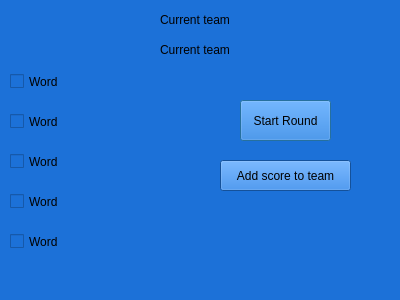
<?xml version="1.0" encoding="UTF-8"?>
<ui version="4.0">
 <class>Game</class>
 <widget class="QDialog" name="Game">
  <property name="geometry">
   <rect>
    <x>0</x>
    <y>0</y>
    <width>400</width>
    <height>300</height>
   </rect>
  </property>
  <property name="windowTitle">
   <string>ALIAS</string>
  </property>
  <property name="styleSheet">
   <string notr="true">background-color: rgb(28, 113, 216);</string>
  </property>
  <widget class="QLabel" name="curr_team">
   <property name="geometry">
    <rect>
     <x>160</x>
     <y>40</y>
     <width>111</width>
     <height>20</height>
    </rect>
   </property>
   <property name="text">
    <string>Current team</string>
   </property>
  </widget>
  <widget class="QCheckBox" name="checkBox_2">
   <property name="geometry">
    <rect>
     <x>10</x>
     <y>70</y>
     <width>141</width>
     <height>23</height>
    </rect>
   </property>
   <property name="cursor">
    <cursorShape>PointingHandCursor</cursorShape>
   </property>
   <property name="text">
    <string>Word</string>
   </property>
  </widget>
  <widget class="QCheckBox" name="checkBox_3">
   <property name="geometry">
    <rect>
     <x>10</x>
     <y>110</y>
     <width>141</width>
     <height>23</height>
    </rect>
   </property>
   <property name="cursor">
    <cursorShape>PointingHandCursor</cursorShape>
   </property>
   <property name="text">
    <string>Word</string>
   </property>
  </widget>
  <widget class="QCheckBox" name="checkBox_1">
   <property name="geometry">
    <rect>
     <x>10</x>
     <y>150</y>
     <width>151</width>
     <height>23</height>
    </rect>
   </property>
   <property name="cursor">
    <cursorShape>PointingHandCursor</cursorShape>
   </property>
   <property name="text">
    <string>Word</string>
   </property>
  </widget>
  <widget class="QCheckBox" name="checkBox_4">
   <property name="geometry">
    <rect>
     <x>10</x>
     <y>190</y>
     <width>151</width>
     <height>23</height>
    </rect>
   </property>
   <property name="cursor">
    <cursorShape>PointingHandCursor</cursorShape>
   </property>
   <property name="text">
    <string>Word</string>
   </property>
  </widget>
  <widget class="QCheckBox" name="checkBox_5">
   <property name="geometry">
    <rect>
     <x>10</x>
     <y>230</y>
     <width>151</width>
     <height>23</height>
    </rect>
   </property>
   <property name="cursor">
    <cursorShape>PointingHandCursor</cursorShape>
   </property>
   <property name="text">
    <string>Word</string>
   </property>
  </widget>
  <widget class="QPushButton" name="pushButton">
   <property name="geometry">
    <rect>
     <x>240</x>
     <y>100</y>
     <width>91</width>
     <height>41</height>
    </rect>
   </property>
   <property name="cursor">
    <cursorShape>PointingHandCursor</cursorShape>
   </property>
   <property name="text">
    <string>Start Round</string>
   </property>
  </widget>
  <widget class="QLabel" name="label_2">
   <property name="geometry">
    <rect>
     <x>160</x>
     <y>10</y>
     <width>111</width>
     <height>20</height>
    </rect>
   </property>
   <property name="text">
    <string>Current team</string>
   </property>
  </widget>
  <widget class="QPushButton" name="add_score">
   <property name="geometry">
    <rect>
     <x>220</x>
     <y>160</y>
     <width>131</width>
     <height>31</height>
    </rect>
   </property>
   <property name="cursor">
    <cursorShape>PointingHandCursor</cursorShape>
   </property>
   <property name="text">
    <string>Add score to team</string>
   </property>
  </widget>
 </widget>
 <resources/>
 <connections/>
</ui>
